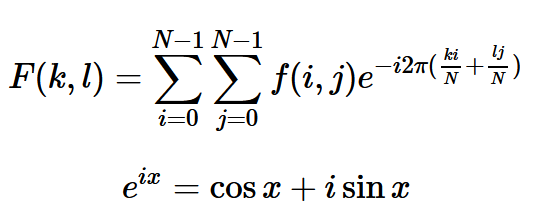
#> input picture Test/FFT/data/Fourier-equation.png, 538 x 221 px, found by its file name
$ python dft.py
#> lines starting #> are read from the running program, lines starting #| are printed output that depends on the picture

from __future__ import print_function

import cv2
import numpy as np

def main():
    filename = r"Test/FFT/data/Fourier-equation.png"
    I = cv2.imread(cv2.samples.findFile(filename), cv2.IMREAD_GRAYSCALE)
#> I: shape (221, 538); min 0, max 255, mean 244.7
    if I is None:
        print('Error opening image')
        return -1

    rows, cols = I.shape
#> rows = 221; cols = 538
    m = cv2.getOptimalDFTSize(rows)
#> m = 225
    n = cv2.getOptimalDFTSize(cols)
#> n = 540
    padded = cv2.copyMakeBorder(I, 0, m -rows, 0, n -cols, cv2.BORDER_CONSTANT, value=[0, 0, 0])

    planes = [np.float32(padded), np.zeros(padded.shape, np.float32)] # type: ignore
    complexI = cv2.merge(planes)  # Add to the expanded another plane with zeros

    cv2.dft(complexI, complexI)  # this way the result may fit in the source matrix

    cv2.split(complexI, planes)  # planes[0] = Re(DFT(I), planes[1] = Im(DFT(I))
    cv2.magnitude(planes[0], planes[1], planes[0])  # planes[0] = magnitude
    magI = planes[0]
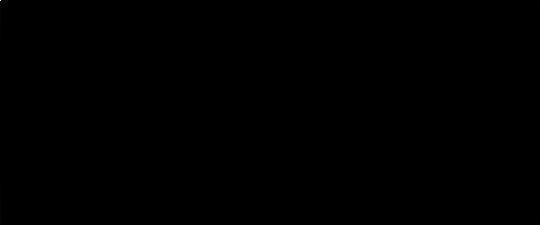
#> magI: shape (225, 540) float32; min 8.87, max 29088800, mean 9044.8; drawn with min black and max white

    matOfOnes = np.ones(magI.shape, dtype=magI.dtype)
    cv2.add(matOfOnes, magI, magI)  # switch to logarithmic scale
#> matOfOnes: shape (225, 540) float32; every value is 1
    cv2.log(magI, magI)

    magI_rows, magI_cols = magI.shape
#> magI_rows = 225; magI_cols = 540
    # crop the spectrum, if it has an odd number of rows or columns
    magI = magI[0:(magI_rows & -2), 0:(magI_cols & -2)]
#> magI: shape (224, 540) float32
    cx = int(magI_rows/2)
#> cx = 112
    cy = int(magI_cols/2)
#> cy = 270
    q0 = magI[0:cx, 0:cy]  # Top-Left - Create a ROI per quadrant
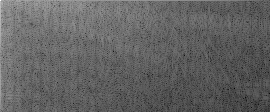
#> q0: shape (112, 270) float32; min 2.99, max 17.19, mean 8.51; drawn with min black and max white
    q1 = magI[cx:cx+cx, 0:cy]  # Top-Right
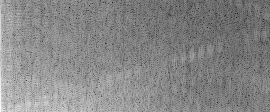
#> q1: shape (112, 270) float32; min 2.29, max 13.6, mean 8.28; drawn with min black and max white
    q2 = magI[0:cx, cy:cy+cy]  # Bottom-Left
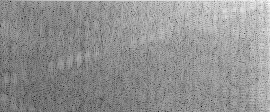
#> q2: shape (112, 270) float32; min 2.29, max 12.79, mean 8.31; drawn with min black and max white
    q3 = magI[cx:cx+cx, cy:cy+cy]  # Bottom-Right
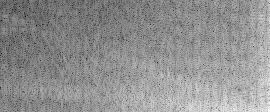
#> q3: shape (112, 270) float32; min 2.99, max 12.58, mean 8.44; drawn with min black and max white
    tmp = np.copy(q0)  # swap quadrants (Top-Left with Bottom-Right)
    magI[0:cx, 0:cy] = q3
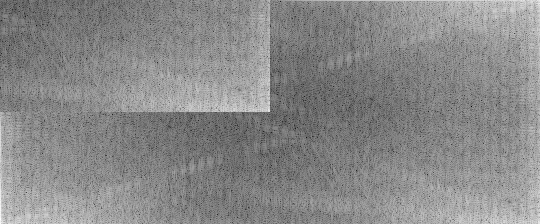
#> magI: shape (224, 540) float32; min 2.29, max 13.6, mean 8.37; drawn with min black and max white
    magI[cx:cx + cx, cy:cy + cy] = tmp
    tmp = np.copy(q1)  # swap quadrant (Top-Right with Bottom-Left)
    magI[cx:cx + cx, 0:cy] = q2
    magI[0:cx, cy:cy + cy] = tmp
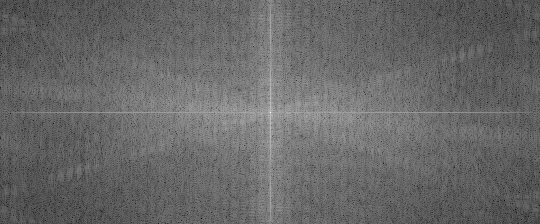
#> magI: shape (224, 540) float32; min 2.29, max 17.19, mean 8.38; drawn with min black and max white

    # Transform the matrix with float values into a
    cv2.normalize(magI, magI, 0, 1, cv2.NORM_MINMAX)

    cv2.imshow("Input Image", I)  # Show the result
    cv2.imshow("spectrum magnitude", magI)
    cv2.waitKey()

if __name__ == "__main__":
    main()
